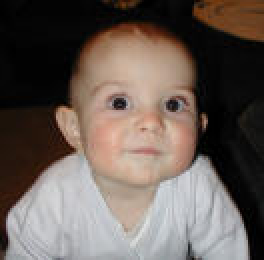
#> input picture 3-Resources/Codes/Computer_Vision/图像拼接与分割/img/segmentation.jpeg, 132 x 130 px (shown 2 times larger)
$ jupyter execute --allow-errors '图像分割.ipynb'
#> lines starting #> are read from the running program, lines starting #| are printed output that depends on the picture
把图像划分成若干个互不相关的区域，使具有相似特征的像素被划分到同一区域

**基于 k-means 聚类的图像分割**

[cell 1]
from sklearn.cluster import KMeans
from matplotlib.image import imread
import matplotlib.pyplot as plt
import numpy as np
from PIL import Image

image = imread('./img/segmentation.jpeg')[:,:,:3]
#> image is the input picture: shape (130, 132, 3); mean R, G, B 105.6, 93.9, 87.2
# 将RGB值统一到0-1内
if np.max(image)>1:
    image = image / 255

X = image.reshape(-1, image.shape[2])

[cell 2]
# 利用k-means算法进行聚类
segmented_imgs = []

# 设定聚类中心个数
n_cluster= 4
kmeans = KMeans(n_clusters=n_cluster, random_state=42).fit(X)
print(np.unique(kmeans.labels_))
#| [0 1 2 3]

[cell 3]
# 为每一个类别赋予一个对应的颜色，用于展示
def decode_segmap(label_mask, plot=False):
#> called with plot = False
    label_colours = np.asarray([[79, 103, 67], [143, 146, 126],
                                [129, 94, 64], [52, 53, 55],
                                [96, 84, 70], [164, 149, 129]])
    r = label_mask.copy()
#> r: shape (130, 132) int32; 4 distinct labels, from 0 to 3
    g = label_mask.copy()
    b = label_mask.copy()
    # 为每个类别赋予对应的R、G、B值
    for ll in range(0, 6):
        r[label_mask == ll] = label_colours[ll, 0]
        g[label_mask == ll] = label_colours[ll, 1]
        b[label_mask == ll] = label_colours[ll, 2]
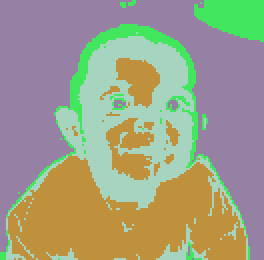
#> b: shape (130, 132) int32 (shown 2 times larger); 4 distinct labels, from 55 to 126; one colour per label, 0 black
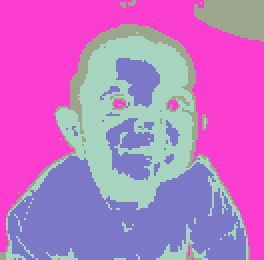
#> g: shape (130, 132) int32 (shown 2 times larger); 4 distinct labels, from 53 to 146; one colour per label, 0 black
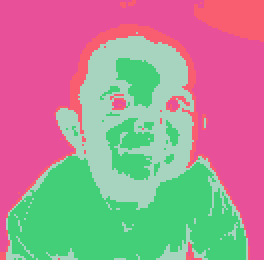
#> r: shape (130, 132) int32 (shown 2 times larger); 4 distinct labels, from 52 to 143; one colour per label, 0 black

    rgb = np.zeros((label_mask.shape[0], label_mask.shape[1], 3))
    rgb[:, :, 0] = r
    rgb[:, :, 1] = g
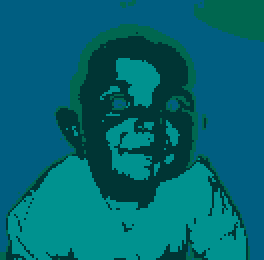
#> rgb: shape (130, 132, 3) float64 (shown 2 times larger); mean of channels 0, 1, 2 112.9, 101.3, 0; drawn as B, G, R
    rgb[:, :, 2] = b
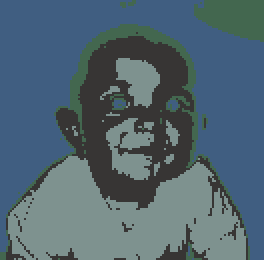
#> rgb: shape (130, 132, 3) float64 (shown 2 times larger); mean of channels 0, 1, 2 112.9, 101.3, 80.3; drawn as B, G, R

    return rgb


# 获得预测的标签
segmented_img = kmeans.cluster_centers_[kmeans.labels_]
segmented_imgs = decode_segmap(kmeans.labels_.reshape(
                        image.shape[0],image.shape[1]))

# 展示结果
plt.imshow(image[:,:,:3])
plt.title('Original image')
plt.axis('off')
plt.show()

plt.imshow(segmented_imgs.astype(np.uint8))
plt.title('{} center'.format(n_cluster))
plt.axis('off')
plt.show()
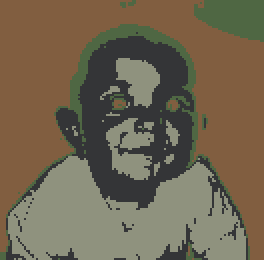
#> shown: shape (130, 132, 3) (shown 2 times larger); mean R, G, B 112.9, 101.3, 80.3

[cell 4]
image = imread('./img/segmentation.jpeg')[:,:,:3]
# 将RGB值统一到0-255内
if np.max(image)>1:
    image = image / 255


sp = image.shape
#> sp = (130, 132, 3)
# 增加xy坐标的信息
# 设定一个权重，对坐标信息加权
weight = 2
y = weight * np.array([[i for i in range(sp[1])]
                       for j in range(sp[0])]) / sp[0] / sp[1]
x = weight * np.array([[j for i in range(sp[1])]
                       for j in range(sp[0])])/ sp[0] / sp[1]
image = np.append(image, x.reshape(sp[0], sp[1], 1), axis=2)
#> image: shape (130, 132, 4) float64
image = np.append(image, y.reshape(sp[0], sp[1], 1), axis=2)

X = image.reshape(-1, image.shape[2])
segmented_imgs = []

# 将 K 分别设置为6、5、4、3、2
n_colors = (6, 5, 4, 3, 2)
for n_cluster in n_colors:
    kmeans = KMeans(n_clusters=n_cluster, random_state=42).fit(X)
    segmented_img = kmeans.cluster_centers_[kmeans.labels_]
    segmented_imgs.append(decode_segmap(
        kmeans.labels_.reshape(image.shape[0],
                               image.shape[1])).astype(np.uint8))
#> this loop made 5 passes
#> pass 1, in decode_segmap (call 2), `r = label_mask.copy()`:
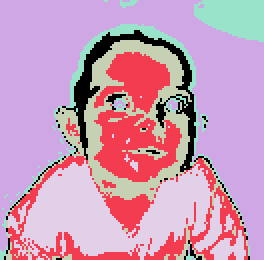
#> r: shape (130, 132) int32 (shown 2 times larger); 6 distinct labels, from 0 to 5; one colour per label, 0 black
#> pass 2, in decode_segmap (call 3), `r = label_mask.copy()`:
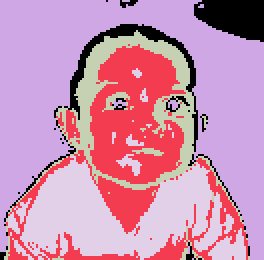
#> r: shape (130, 132) int32 (shown 2 times larger); 5 distinct labels, from 0 to 4; one colour per label, 0 black
#> after the loop, segmented_imgs = 5 items

# 展示结果
plt.figure(figsize=(12,8))
plt.subplot(231)
plt.imshow(image[:,:,:3])
plt.title('Original image')
plt.axis('off')

for idx,n_clusters in enumerate(n_colors):
    plt.subplot(232+idx)
    plt.imshow(segmented_imgs[idx])
    plt.title('{} center'.format(n_clusters))
    plt.axis('off')
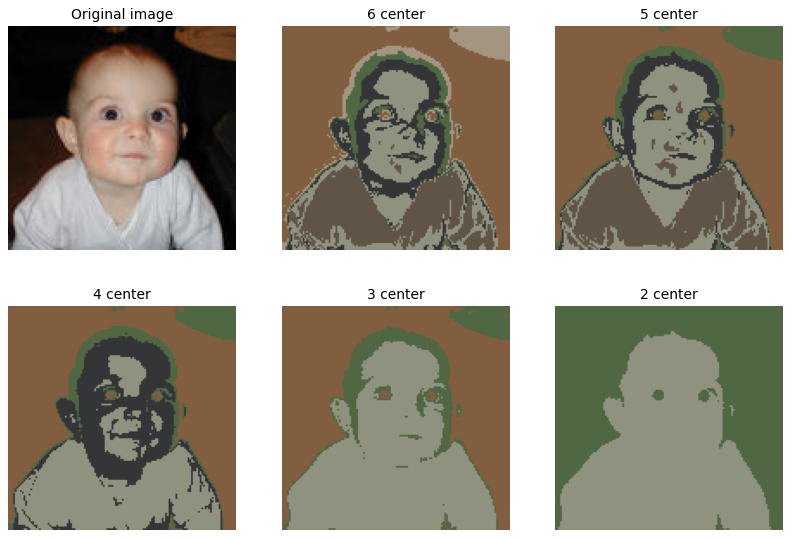
#> figure drawn by matplotlib, 6 panels

**基于图切割的图像分割**

将图像映射为带权无向图
- 顶点：像素点
- 边：连接相邻的像素，权重为像素点之间的相似度

[cell 5]
import numpy as np
import cv2
from PIL import Image
import matplotlib.pyplot as plt

sample_img = cv2.imread('./img/segmentation.jpeg', cv2.IMREAD_GRAYSCALE).astype(
                                                np.float32) / 255
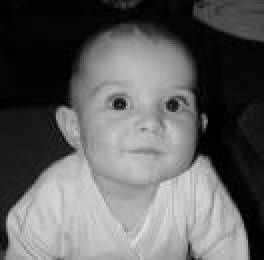
#> sample_img: shape (130, 132) float32 (shown 2 times larger); min 0, max 0.886, mean 0.379
plt.imshow(sample_img, cmap='gray')

[cell 6]
def cal_dist_weighted_matrix(size, r, sig_X):
    h, w = size
    X_matrix = np.zeros((h*w, h*w))
    for i in range(h*w):
        for j in range(h*w):
            i_row, i_col = i // w, i % w
            j_row, j_col = j // w, j % w
            dist = np.power(i_row - j_row, 2) + \
                np.power(i_col - j_col, 2)

            if np.sqrt(dist) < r:
                X_matrix[i, j] = np.exp(-dist / sig_X)
    return X_matrix


def set_weighted_matrix(img, sig_I=0.01, sig_X=5, r=10):
#> called with sig_I = 0.01, sig_X = 5, r = 10
    vec_img = img.flatten()
#> vec_img = 17160 values, max 0.886 at index 14725, min 0 at index 14, mean 0.379
    F_matrix = np.power(vec_img[None, :] - vec_img[:, None], 2)
    F_matrix /= sig_I
    F_matrix = np.exp(-F_matrix)

    X_matrix = cal_dist_weighted_matrix(img.shape, r, sig_X)
    return F_matrix * X_matrix


#> (the rest of this cell did not finish here and is left out)

$ run again, with 3-Resources/Codes/Computer_Vision/图像拼接与分割/img/stitch1.jpg copied over 3-Resources/Codes/Computer_Vision/图像拼接与分割/img/segmentation.jpeg
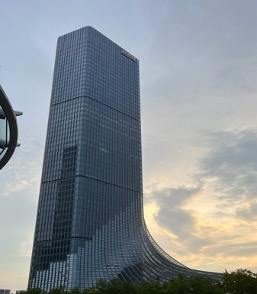
#> input picture 3-Resources/Codes/Computer_Vision/图像拼接与分割/img/stitch1.jpg, 257 x 294 px
#> image is the input picture: shape (294, 257, 3); mean R, G, B 135.5, 142.8, 148.1
#| [0 1 2 3]
#> after the loop in decode_segmap, `for ll in range(0, 6):`:
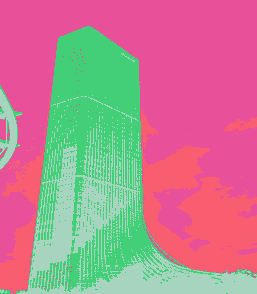
#> r: shape (294, 257) int32; 4 distinct labels, from 52 to 143; one colour per label, 0 black
#> after the loop `for n_cluster in n_colors:`: segmented_imgs = 5 items
#> `sample_img = cv2.imread('./img/segmentation.jpeg', cv2.IMREAD_GRAYSCAL..`:
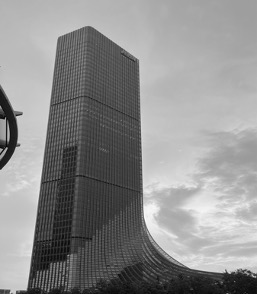
#> sample_img: shape (294, 257) float32; min 0.0196, max 0.996, mean 0.554

$ run again, with 3-Resources/Codes/Computer_Vision/图像拼接与分割/img/stitch2.jpg copied over 3-Resources/Codes/Computer_Vision/图像拼接与分割/img/segmentation.jpeg
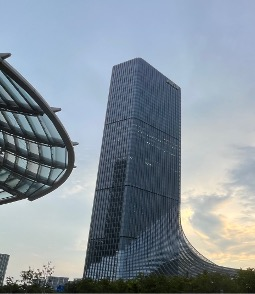
#> input picture 3-Resources/Codes/Computer_Vision/图像拼接与分割/img/stitch2.jpg, 255 x 294 px
#> image is the input picture: shape (294, 255, 3); mean R, G, B 134.2, 146, 156.3
#| [0 1 2 3]
#> after the loop `for n_cluster in n_colors:`: segmented_imgs = 5 items
#> `sample_img = cv2.imread('./img/segmentation.jpeg', cv2.IMREAD_GRAYSCAL..`:
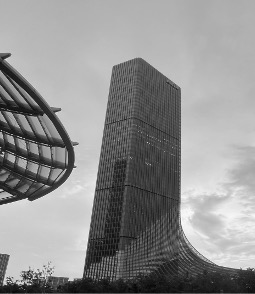
#> sample_img: shape (294, 255) float32; min 0.00392, max 1, mean 0.563
